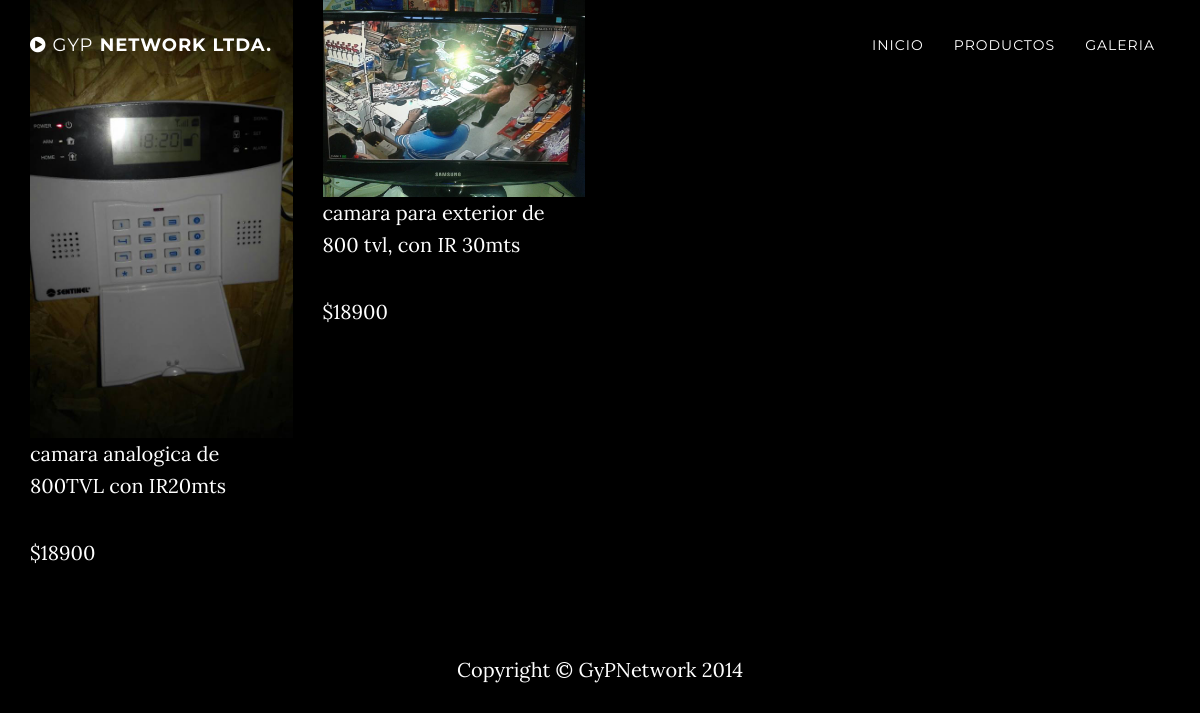
Before: /productos/ with the older database file.
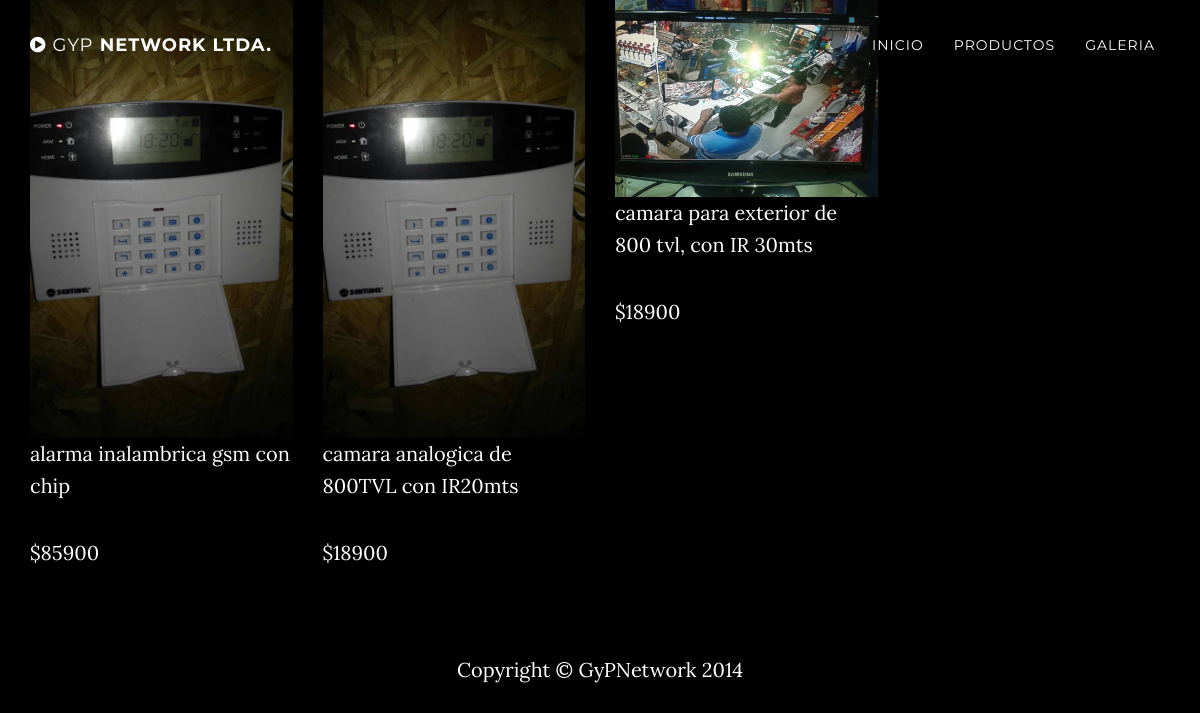
After: the same page with the newer database file.
### productos/models.py (models this page shows)
class Producto(models.Model):
	nombre = models.CharField(max_length=50)
	descripcion = models.CharField(max_length=150)
	p_neto = models.IntegerField()
	p_iva = models.IntegerField()
	p_venta = models.IntegerField()
	imagen = models.ImageField(upload_to='imagenes')
	p_web = models.URLField()

### productos/views.py (the view)
def index(request):
    productos = Producto.objects.order_by('p_neto')
    return render_to_response('productos.html', {'productos': productos})

### productos/templates/productos.html (shortened to what this page needs)
{% extends "base.html" %}
{% load static %}
{% block body %}
	{% if productos %}
	<div class='container'>
		<div class='row'>
			{% for producto in productos %}
			<div class="col-lg-3 col-md-4 col-xs-6 thumb">
                <a  href="{% url 'productos:detalle' producto.id %}">
                    <img class="img-responsive" src="{{ producto.imagen.url }}"  alt="">
                </a>
                <p>{{ producto.descripcion }}</p>
				<p>${{ producto.p_venta }}</p>
            </div>
			{% endfor %}
			</div>
		</div>
	{% else %}
	    <p>No hay productos para mostrar.</p>
	{% endif %}
{% endblock %}

### home/templates/base.html (shortened to what this page needs)
<!DOCTYPE html>
<html lang="es">
{% load static %}
<head>
    <link href="{% static 'css/bootstrap.min.css' %}" rel="stylesheet">
    <link href="{% static 'css/grayscale.css' %}" rel="stylesheet">
    <link href="{% static 'font-awesome/css/font-awesome.min.css' %}" rel="stylesheet" type="text/css">
</head>
<body id="page-top" data-spy="scroll" data-target=".navbar-fixed-top">
    <nav class="navbar navbar-custom navbar-fixed-top" role="navigation">
        <div class="container">
            <div class="navbar-header">
                <a class="navbar-brand page-scroll" href="#page-top">
                    <i class="fa fa-play-circle"></i>  <span class="light">GyP</span> Network Ltda.
                </a>
            </div>
            <div class="collapse navbar-collapse navbar-right navbar-main-collapse">
                <ul class="nav navbar-nav">
                    <li>
                        <a class="page-scroll" href="/">Inicio</a>
                    </li>
                    <li>
                        <a class="page-scroll" href="/productos">Productos</a>
                    </li>
                    <li>
                        <a class="page-scroll" href="/galeria">Galeria</a>
                    </li>
                </ul>
            </div>
        </div>
    </nav>
{% block body %}{% endblock %}
    <footer>
        <div class="container text-center">
            <p>Copyright &copy; GyPNetwork 2014</p>
        </div>
    </footer>
</body>
</html>

### static/css/grayscale.css (style rules this page uses)
body { width: 100%; height: 100%; font-family: Lora,"Helvetica Neue",Helvetica,Arial,sans-serif; color: #fff; background-color: #000; }
html { width: 100%; height: 100%; }
p { margin: 0 0 25px; font-size: 18px; line-height: 1.5; }
@media (min-width:768px) { p { margin: 0 0 35px; font-size: 20px; line-height: 1.6; } }
a { color: #42dca3; -webkit-transition: all .2s ease-in-out; -moz-transition: all .2s ease-in-out; transition: all .2s ease-in-out; }
.light { font-weight: 400; }
.navbar-custom { margin-bottom: 0; border-bottom: 1px solid rgba(255,255,255,.3); text-transform: uppercase; font-family: Montserrat,"Helvetica Neue",Helvetica,Arial,sans-serif; background-color: #000; }
.navbar-custom .navbar-brand { font-weight: 700; }
.navbar-custom a { color: #fff; }
.navbar-custom .nav li a { -webkit-transition: background .3s ease-in-out; -moz-transition: background .3s ease-in-out; transition: background .3s ease-in-out; }
@media (min-width:768px) { .navbar-custom { padding: 20px 0; border-bottom: 0; letter-spacing: 1px; background: 0 0; -webkit-transition: background .5s ease-in-out,padding .5s ease-in-out; -moz-transition: background .5s ease-in-out,padding .5s ease-in-out; transition: background .5s ease-in-out,padding .5s ease-in-out; } }
footer { padding: 50px 0; }
footer p { margin: 0; }
body { webkit-tap-highlight-color: rgba(255,255,255,.2); }

Changed rows visible on the page:
added Producto: imagen (picture), descripcion "alarma inalambrica gsm con chip", p_venta "85900"
